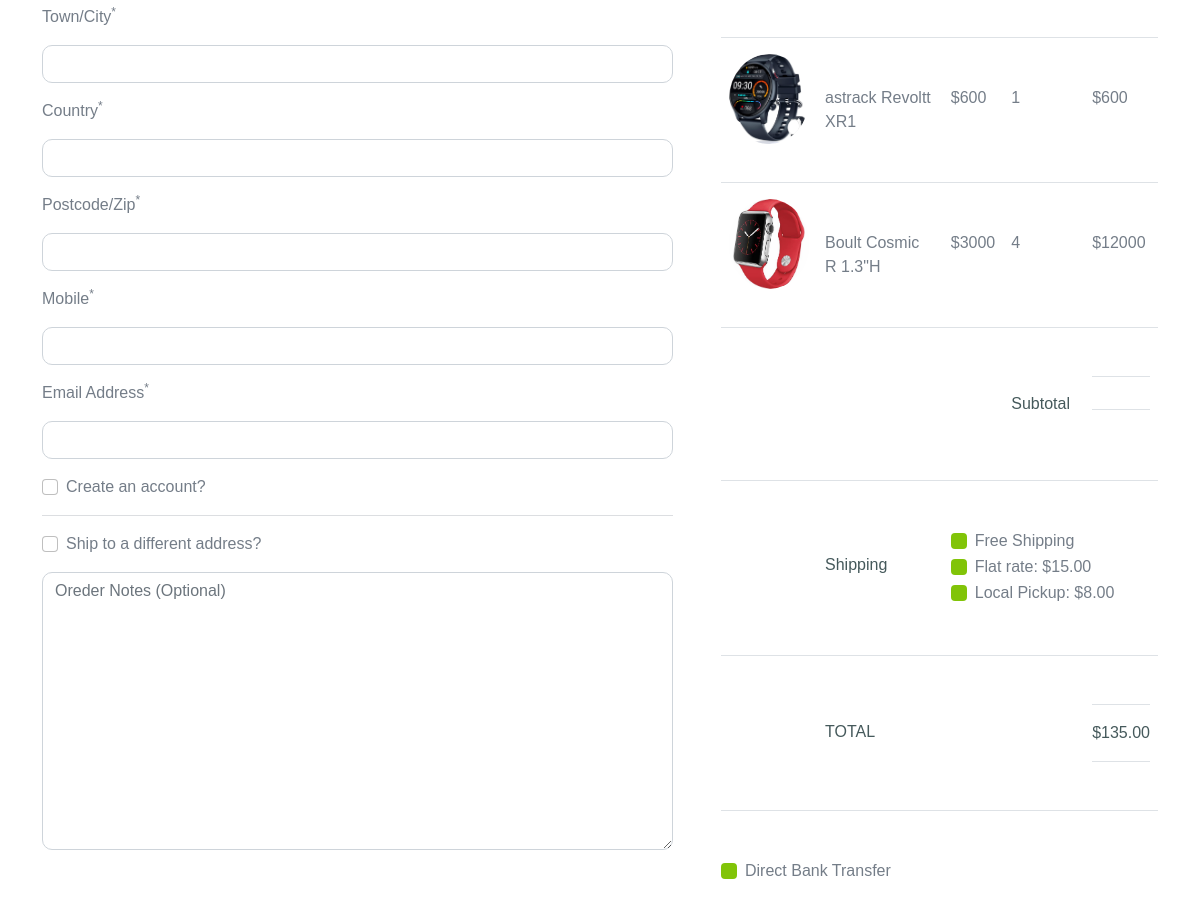
Before: /checkout (signed in, middle part) with the older database file.
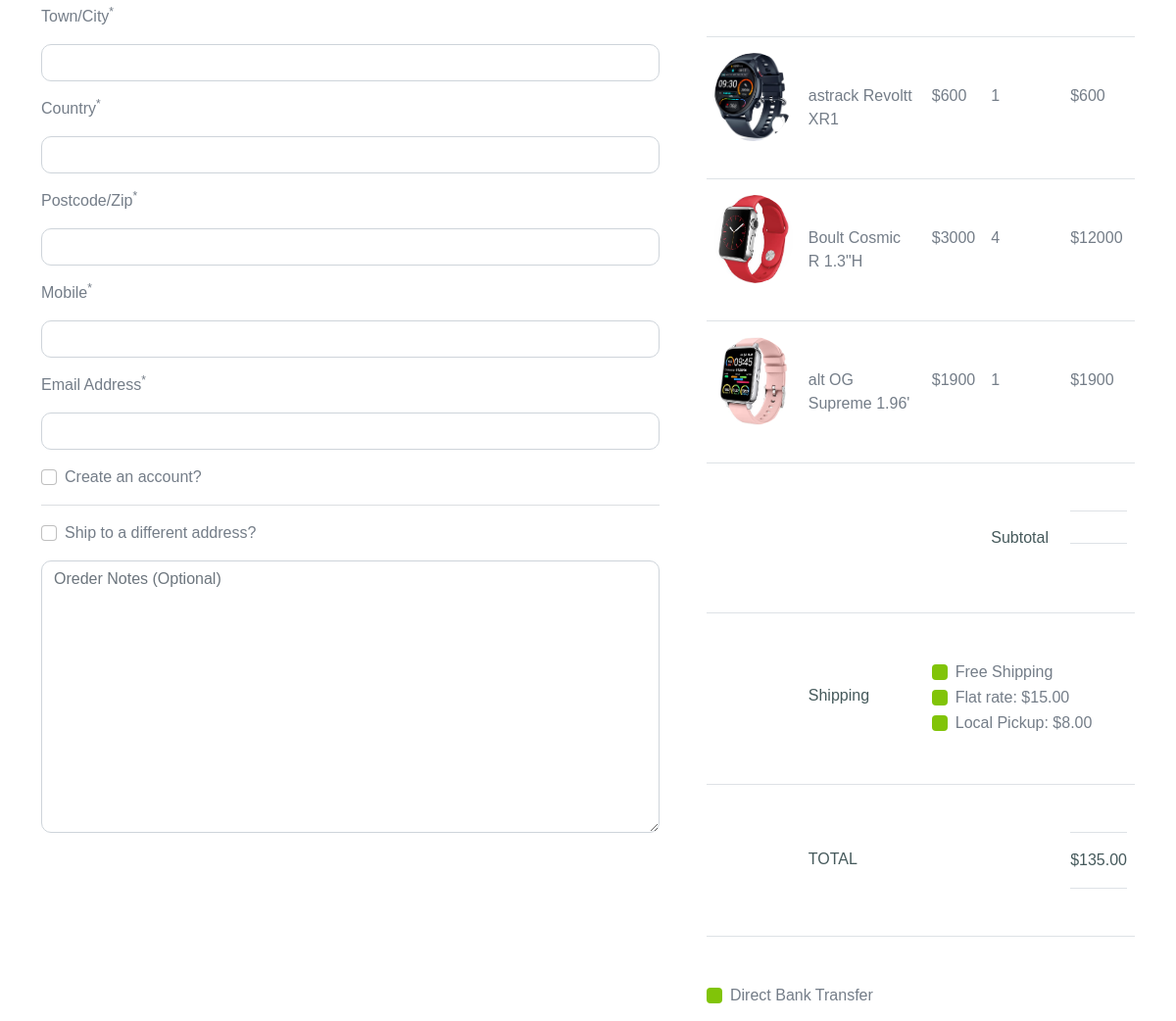
After: the same page with the newer database file.
### post/models.py (models this page shows, shortened)
class CartItem(models.Model):
    cart = models.ForeignKey(Cart,on_delete=models.CASCADE)
    product = models.ForeignKey(Bpost,on_delete=models.CASCADE)
    quantity = models.PositiveBigIntegerField(default=1)
    def get_total_price(self):
        return self.quantity * self.product.price

class Bpost(models.Model):
    title = models.CharField(max_length=200)
    description = models.TextField()
    price = models.IntegerField()
    image = models.ImageField(upload_to='images/')
    category = models.ForeignKey(Category,on_delete=models.CASCADE,default=1)

### post/views.py (the view, shortened to what this page needs)
# urls.py: path('checkout',views.checkout,name="checkout"),
@login_required
def checkout(request):
    cart = Cart.objects.get(user=request.user)
    cart_items = CartItem.objects.filter(cart=cart)
    total = sum(item.get_total_price() for item in cart_items)
    return render(request, 'checkout.html', {'cart_items': cart_items,'total':total})

### post/templates/checkout.html (shortened to what the changed rows need)
{% extends "master.html" %}
{% block content %}
<br>
<br>
<br>
        <div class="container-fluid py-5">
            <div class="container py-5">
                <form  method ="POST">
                    <div class="row g-5">
                        <div class="col-md-12 col-lg-6 col-xl-5">
                            <div class="table-responsive">
                                <table class="table">
                                    <tbody>
                           {% for item in cart_items %}
                                        <tr>
                                            <th scope="row">
                                                <div class="d-flex align-items-center mt-2">
                                                    <img src="{{item.product.image.url}}" class="img-fluid rounded-circle" style="width: 90px; height: 90px;" alt="">
                                                </div>
                                            </th>
                                            <td class="py-5">{{ item.product.title |slice:":20" }}</td>
                                            <td class="py-5">${{ item.product.price }}</td>
                                            <td class="py-5">{{ item.quantity }}</td>
                                            <td class="py-5">${{ item.get_total_price }}</td>
                                        </tr>
                                        {% endfor %}
                                        <tr>
                                            <th scope="row">
                                            </th>
                                        </tr>
                                        <tr>
                                            <th scope="row">
                                            </th>
                                        </tr>
                                        <tr>
                                            <th scope="row">
                                            </th>
                                        </tr>
                                    </tbody>
                                </table>
                            </div>
                        </div>
                    </div>
                </form>
            </div>
        </div>
{% endblock content %}

Changed rows visible on the page:
added CartItem: product.image (picture), product "alt OG Supreme 1.96'", product.price "1900", quantity "1", get_total_price "1900"
